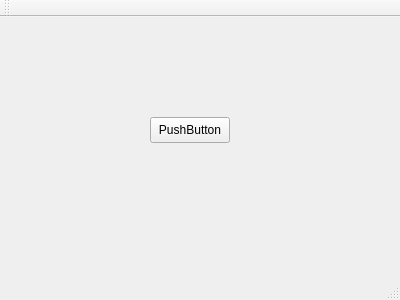
<?xml version="1.0" encoding="UTF-8"?>
<ui version="4.0">
 <class>MainWindow</class>
 <widget class="QMainWindow" name="MainWindow">
  <property name="geometry">
   <rect>
    <x>0</x>
    <y>0</y>
    <width>400</width>
    <height>300</height>
   </rect>
  </property>
  <property name="windowTitle">
   <string>MainWindow</string>
  </property>
  <widget class="QWidget" name="centralWidget">
   <widget class="QPushButton" name="pushButton">
    <property name="geometry">
     <rect>
      <x>150</x>
      <y>100</y>
      <width>80</width>
      <height>26</height>
     </rect>
    </property>
    <property name="text">
     <string>PushButton</string>
    </property>
   </widget>
  </widget>
  <widget class="QMenuBar" name="menuBar">
   <property name="geometry">
    <rect>
     <x>0</x>
     <y>0</y>
     <width>400</width>
     <height>23</height>
    </rect>
   </property>
  </widget>
  <widget class="QToolBar" name="mainToolBar">
   <attribute name="toolBarArea">
    <enum>TopToolBarArea</enum>
   </attribute>
   <attribute name="toolBarBreak">
    <bool>false</bool>
   </attribute>
  </widget>
  <widget class="QStatusBar" name="statusBar"/>
 </widget>
 <layoutdefault spacing="6" margin="11"/>
 <resources/>
 <connections/>
</ui>
